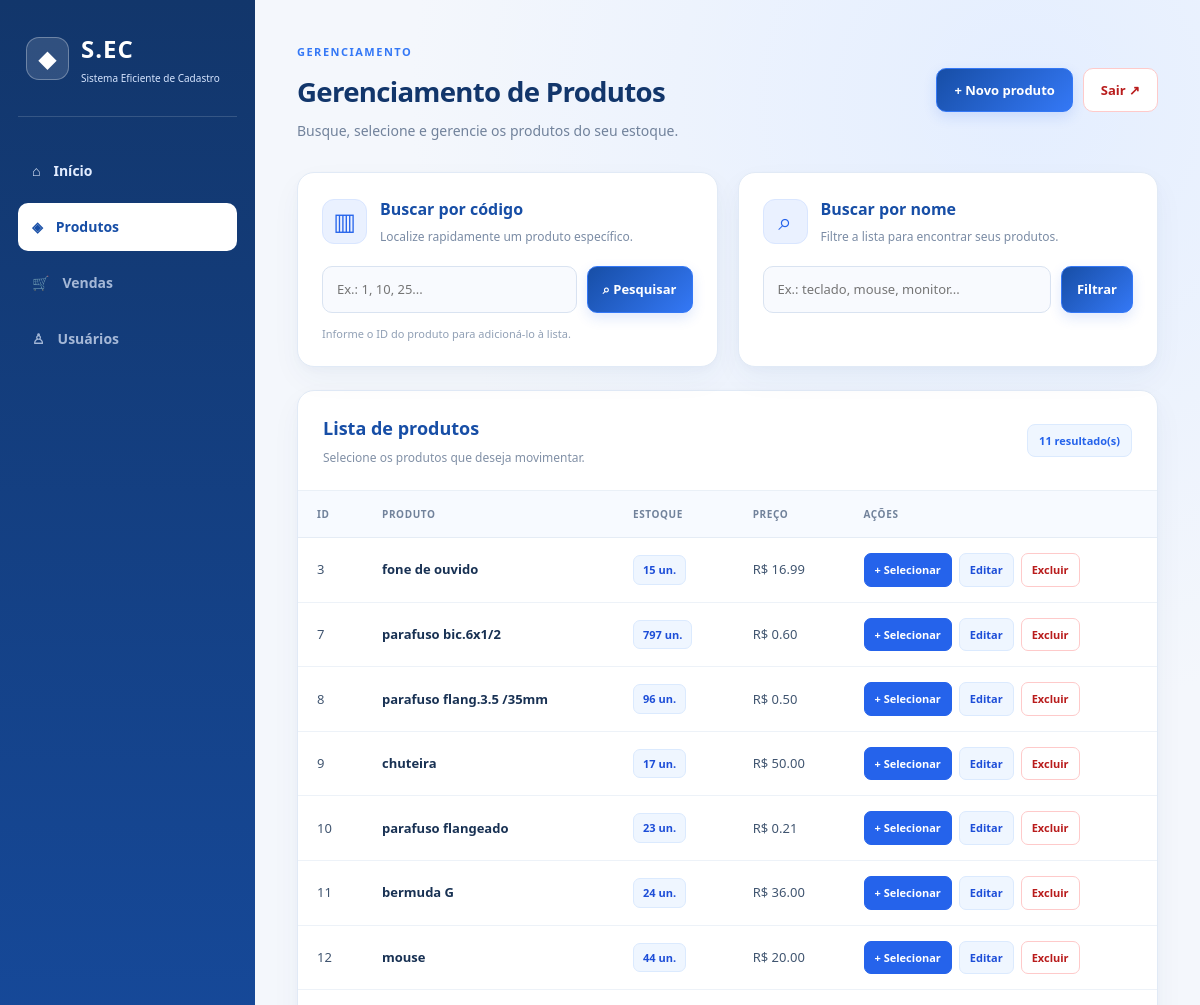
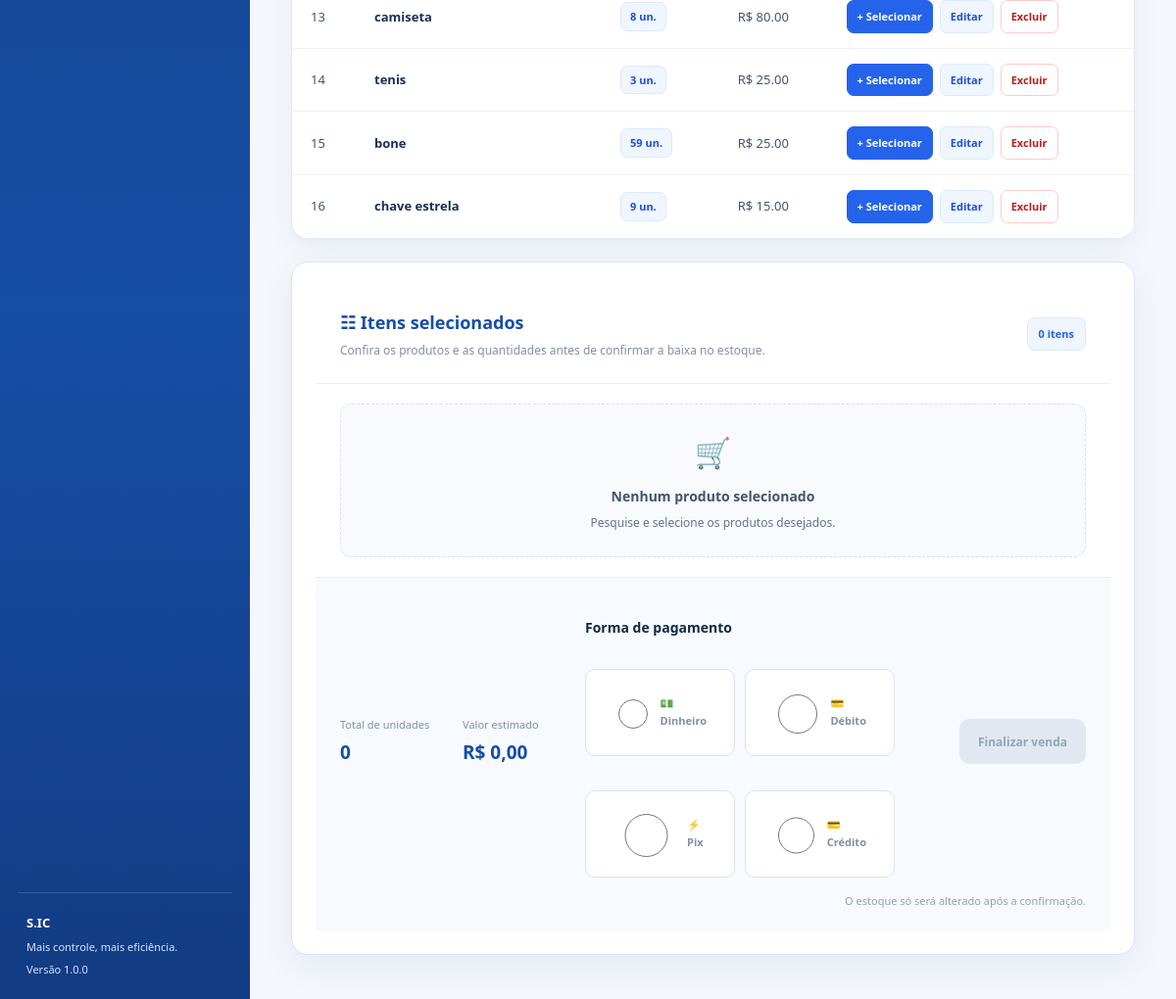
The app's page /produtos (signed in) with its own data (2 pictures, top to bottom).
### tables this page shows
CREATE TABLE produto (
    id INTEGER PRIMARY KEY AUTOINCREMENT, 
    nome TEXT NOT NULL, 
    quantidade INTEGER NOT NULL, 
    preco REAL NOT NULL
    );

### app.py (the view)
@app.route("/produtos")
@login_required
def produtos():
    termo = request.args.get("busca", "").strip()
    banco = conectar_banco()
    if termo:
        produtos = banco.execute(
            """
            SELECT * FROM produto
            WHERE nome LIKE ? OR CAST(id AS TEXT) LIKE ?
            """,
            (f"%{termo}%", f"%{termo}%")
        ).fetchall()
    else:
        produtos = banco.execute(
            "SELECT * FROM produto"
            ).fetchall()
    banco.close()
    return render_template("produtos.html", produtos=produtos, busca=termo
                               )

### app.py (called while the page is built)
def login_required(func):
    @wraps(func)
    def wrapper(*args, **kwargs):
        if "usuario" not in session:
            return redirect("/")
        return func(*args, **kwargs)
    return wrapper

### banco.py (called while the page is built)
def conectar_banco():
    banco = sqlite3.connect("banco.db")
    banco.row_factory = sqlite3.Row
    return banco

### templates/produtos.html (shortened to what this page needs)
<!DOCTYPE html>
<html lang="pt-BR">
<head>
    <link rel="stylesheet"
          href="{{ url_for('static', filename='style.css') }}">
</head>
<body class="pagina-produtos">
<div class="layout-sic">
    <aside class="menu-lateral">
        <a href="{{ url_for('inicio') }}" class="marca-sic">
            <span class="marca-icone">◆</span>
            <span>
                <strong>S.EC</strong>
                <small>Sistema Eficiente de Cadastro</small>
            </span>
        </a>
        <nav class="navegacao">
            <a href="{{ url_for('inicio') }}">⌂ <span>Início</span></a>
            <a href="{{ url_for('produtos') }}" class="ativo">
                ◈ <span>Produtos</span>
            </a>
            <a href="#" class="item-inativo">🛒 <span>Vendas</span></a>
            <a href="#" class="item-inativo">♙ <span>Usuários</span></a>
        </nav>
        <div class="rodape-menu">
            <strong>S.IC</strong>
            <small>Mais controle, mais eficiência.</small>
            <small>Versão 1.0.0</small>
        </div>
    </aside>
    <main class="conteudo-sic">
        <header class="cabecalho-sic">
            <div>
                <span class="sobretitulo">GERENCIAMENTO</span>
                <h1>Gerenciamento de Produtos</h1>
                <p>Busque, selecione e gerencie os produtos do seu estoque.</p>
            </div>
            <div class="acoes-cabecalho">
                <a href="{{ url_for('cadastro') }}" class="botao-azul">
                    + Novo produto
                </a>
                <a href="{{ url_for('logout') }}" class="botao-sair">
                    Sair ↗
                </a>
            </div>
        </header>
        <section class="painel-buscas">
            <article class="cartao-sic">
                <div class="titulo-cartao">
                    <span class="icone-cartao">▥</span>
                    <div>
                        <h2>Buscar por código</h2>
                        <p>Localize rapidamente um produto específico.</p>
                    </div>
                </div>
                <form id="form-busca-codigo" class="linha-busca">
                    <input
                        id="codigo-produto"
                        type="number"
                        min="1"
                        placeholder="Ex.: 1, 10, 25..."
                        required
                    >
                    <button type="submit" class="botao-azul">
                        ⌕ Pesquisar
                    </button>
                </form>
                <small class="ajuda-busca">
                    Informe o ID do produto para adicioná-lo à lista.
                </small>
            </article>
            <article class="cartao-sic">
                <div class="titulo-cartao">
                    <span class="icone-cartao">⌕</span>
                    <div>
                        <h2>Buscar por nome</h2>
                        <p>Filtre a lista para encontrar seus produtos.</p>
                    </div>
                </div>
                <form action="{{ url_for('produtos') }}"
                      method="GET"
                      class="linha-busca">
                    <input
                        type="text"
                        name="busca"
                        placeholder="Ex.: teclado, mouse, monitor..."
                        value="{{ busca }}"
                    >
                    <button type="submit" class="botao-azul">
                        Filtrar
                    </button>
                </form>
            </article>
        </section>
        <section class="cartao-sic painel-lista">
            <div class="titulo-lista">
                <div>
                    <h2>Lista de produtos</h2>
                    <p>Selecione os produtos que deseja movimentar.</p>
                </div>
                <span class="contador-produtos">
                    {{ produtos|length }} resultado(s)
                </span>
            </div>
            <div class="tabela-wrapper">
                <table class="tabela-sic">
                    <thead>
                        <tr>
                            <th>ID</th>
                            <th>Produto</th>
                            <th>Estoque</th>
                            <th>Preço</th>
                            <th>Ações</th>
                        </tr>
                    </thead>
                    <tbody>
                        {% for produto in produtos %}
                        <tr>
                            <td>{{ produto["id"] }}</td>
                            <td><strong>{{ produto["nome"] }}</strong></td>
                            <td>
                                <span class="quantidade-badge">
                                    {{ produto["quantidade"] }} un.
                                </span>
                            </td>
                            <td>
                                R$ {{ "%.2f"|format(produto["preco"]|float) }}
                            </td>
                            <td>
                                <div class="acoes-tabela">
                                    <button
                                        type="button"
                                        class="botao-selecionar"
                                        data-id="{{ produto['id'] }}"
                                        data-nome="{{ produto['nome'] }}"
                                        data-quantidade="{{ produto['quantidade'] }}"
                                        data-preco="{{ produto['preco'] }}"
                                    >
                                        + Selecionar
                                    </button>
                                    <a
                                        href="{{ url_for('editar', id=produto['id']) }}"
                                        class="botao-editar"
                                    >Editar</a>
                                    <form
                                        action="{{ url_for('excluir', id=produto['id']) }}"
                                        method="POST"
                                        onsubmit="return confirm('Deseja realmente excluir este produto?');"
                                    >
                                        <button
                                            type="submit"
                                            class="botao-excluir"
                                        >Excluir</button>
                                    </form>
                                </div>
                            </td>
                        </tr>
                        {% else %}
                        <tr>
                            <td colspan="5" class="tabela-vazia">
                                Nenhum produto encontrado.
                            </td>
                        </tr>
                        {% endfor %}
                    </tbody>
                </table>
            </div>
        </section>
        <section class="cartao-sic painel-selecionados"
                 id="painel-selecionados">
            <div class="titulo-lista">
                <div>
                    <h2>☷ Itens selecionados</h2>
                    <p>
                        Confira os produtos e as quantidades antes
                        de confirmar a baixa no estoque.
                    </p>
                </div>
                <span id="contador-selecionados"
                      class="contador-produtos">0 itens</span>
            </div>
            <div id="lista-selecionados" class="lista-selecionados">
            </div>
            <div class="resumo-baixa">
                <div>
                    <span>Total de unidades</span>
                    <strong id="total-unidades">0</strong>
                </div>
                <div>
                    <span>Valor estimado</span>
                    <strong id="valor-total">R$ 0,00</strong>
                </div>
                <div class="campo-pagamento">
                    <label>Forma de pagamento</label>
                    <div class="opcoes-pagamento">
                        <label class="opcao-pagamento">
                            <input type="radio" name="metodo-pagamento" value="dinheiro">
                            <span>💵 Dinheiro</span>
                        </label>
                        <label class="opcao-pagamento">
                            <input type="radio" name="metodo-pagamento" value="debito">
                            <span>💳 Débito</span>
                        </label>
                        <label class="opcao-pagamento">
                            <input type="radio" name="metodo-pagamento" value="pix">
                            <span>⚡ Pix</span>
                        </label>
                        <label class="opcao-pagamento">
                            <input type="radio" name="metodo-pagamento" value="credito">
                            <span>💳 Crédito</span>
                        </label>
                    </div>
                </div>
                <button id="btn-confirmar-baixa"
                        type="button"
                        class="botao-confirmar"
                        disabled>
                    Finalizar venda
                </button>
                <small>
                    O estoque só será alterado após a confirmação.
                </small>
            </div>
        </section>
    </main>
</div>
</body>
</html>

### records on screen
produto: id "3", nome "fone de ouvido", quantidade "15", preco "16.99"
produto: id "7", nome "parafuso bic.6x1/2", quantidade "797", preco "0.60"
produto: id "8", nome "parafuso flang.3.5 /35mm", quantidade "96", preco "0.50"
produto: id "9", nome "chuteira", quantidade "17", preco "50.00"
produto: id "10", nome "parafuso flangeado", quantidade "23", preco "0.21"
produto: id "11", nome "bermuda G", quantidade "24", preco "36.00"
produto: id "12", nome "mouse", quantidade "44", preco "20.00"
produto: id "13", nome "camiseta", quantidade "8", preco "80.00"
produto: id "14", nome "tenis", quantidade "3", preco "25.00"
produto: id "15", nome "bone", quantidade "59", preco "25.00"
produto: id "16", nome "chave estrela", quantidade "9", preco "15.00"

### other values on screen
{{ produtos|length }} "11"
